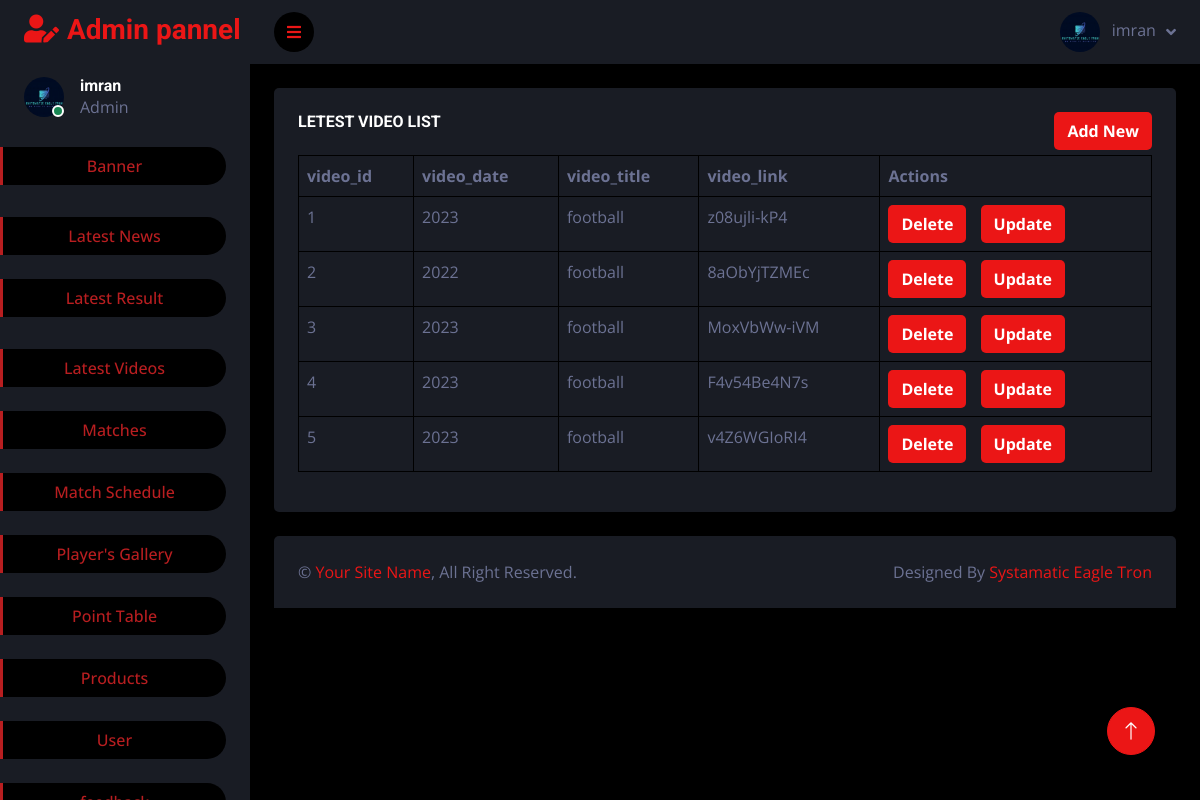
The page /latest_video.php (signed in) on the database its author committed.
### tables this page shows
CREATE TABLE IF NOT EXISTS `latest_video` (
  `video_id` int(11) NOT NULL AUTO_INCREMENT,
  `video_date` varchar(226) NOT NULL,
  `video_title` varchar(226) NOT NULL,
  `video_link` varchar(226) NOT NULL,
  PRIMARY KEY (`video_id`)
);

### latest_video.php (the view, shortened to what this page needs)
<?php
include('header.php');
?>
            <div class="container-fluid pt-4 px-4">
            <div class="col-sm-10 col-xl-12">
                        <div class="bg-secondary rounded h-100 p-4">
                            <div class="table-responsive">
                            <a href="video_add.php"><button style="background-color:#EB1616;font-weight:bolder;color:white;float:right;margin-bottom:5px;" class="btn">Add New</button></a>
                            <h6 class="mb-4">LETEST VIDEO LIST</h6>
                        <div class="table-responsive">
                            <table class="table table-bordered">
                                <thead>
                                    <tr>
                                        <th scope="col">video_id</th>
                                        <th scope="col">video_date</th>
                                        <th scope="col">video_title</th>
                                        <th scope="col">video_link</th>
                                        <th scope="col">Actions</th>
                                    </tr>
                                </thead>
                                <tbody>
                                    <tr>
                                    <?php
$sqlq=mysqli_query($con,"SELECT * from `latest_video`" );
 while( $st=mysqli_fetch_array($sqlq)){
?>
                                        <td scope="row"><?php echo $st['video_id'] ?></td>
                                        <td><?php echo $st['video_date'] ?></td>
                                        <td><?php echo $st['video_title'] ?></td>
                                        <td><?php echo $st['video_link'] ?></td>
                                        <td>
                                      <a href="latest_video.php?del&delete_id=<?php echo $st['video_id']?>"> <button style="background-color:#EB1616;font-weight:bolder;color:white; margin-right:10px;" class="btn">Delete</button></a>
                                        <a href="video_update.php?up&update_id=<?php echo $st['video_id'] ?>"><button style="background-color:#EB1616;font-weight:bolder;color:white;" class="btn">Update</button></a></td>
                                    </tr>
                        <?php
                    }
                        ?>
                                </tbody>
                            </table>
                            </div>
                            </div>
                        </div>
                    </div>
            </div>
            <?php
include('footer.php');
?>

### header.php (shortened to what this page needs)
<?php
include('config.php');
?>
<!DOCTYPE html>
<html lang="en">
<head>
    <link href="https://cdnjs.cloudflare.com/ajax/libs/font-awesome/5.10.0/css/all.min.css" rel="stylesheet">
    <link href="https://cdn.jsdelivr.net/npm/bootstrap-icons@1.4.1/font/bootstrap-icons.css" rel="stylesheet">
    <link href="lib/owlcarousel/assets/owl.carousel.min.css" rel="stylesheet">
    <link href="lib/tempusdominus/css/tempusdominus-bootstrap-4.min.css" rel="stylesheet" />
    <link href="css/bootstrap.min.css" rel="stylesheet">
    <link href="css/style.css" rel="stylesheet">
</head>
<body>
    <div class="container-fluid position-relative d-flex p-0">
        <?php
               $set = mysqli_query($con,"SELECT * FROM admin");
               $set1 = mysqli_fetch_array($set);
               ?>
        <div class="sidebar pe-4 pb-3">
            <nav class="navbar bg-secondary navbar-dark">
                <a href="index.html" class="navbar-brand mx-4 mb-3">
                    <h3 class="text-primary"><i class="fa fa-user-edit me-2"></i>Admin pannel</h3>
                </a>
                <div class="d-flex align-items-center ms-4 mb-4">
                    <div class="position-relative">
                        <img class="rounded-circle" src="<?php echo $set1['admin_img']?>" alt="" style="width: 40px; height: 40px;">
                        <div class="bg-success rounded-circle border border-2 border-white position-absolute end-0 bottom-0 p-1"></div>
                    </div>
                    <div class="ms-3">
                        <h6 class="mb-0"><?php echo $set1['admin_name']?></h6>
                        <span>Admin</span>
                    </div>
                </div>
                <div class="navbar-nav w-100">
                    <a href="main.php" class="nav-item nav-link active mt-1 text-center">Banner</a><br>
                    <a href="latest_news.php" class="nav-item nav-link active mt-2 text-center">Latest News</a><br>
                    <a href="latest_result.php" class="nav-item nav-link active text-center">Latest Result</a><br>
                    <a href="latest_video.php" class="nav-item nav-link active mt-2 text-center">Latest Videos</a><br>
                    <a href="match.php" class="nav-item nav-link active text-center">Matches</a><br>
                    <a href="match_shedule.php" class="nav-item nav-link active text-center">Match Schedule</a><br>
                    <a href="player_gallery.php" class="nav-item nav-link active text-center">Player's Gallery</a><br>
                    <a href="point_table.php" class="nav-item nav-link active text-center">Point Table</a><br>
                    <a href="products.php" class="nav-item nav-link active text-center">Products</a><br>
                    <a href="user.php" class="nav-item nav-link active text-center">User</a><br>
                    <a href="feedback.php" class="nav-item nav-link active text-center">feedback</a>
                </div>
            </nav>
        </div>
        <div class="content">
            <nav class="navbar navbar-expand bg-secondary navbar-dark sticky-top px-4 py-0">
                <a href="#" class="sidebar-toggler flex-shrink-0">
                    <i class="fa fa-bars"></i>
                </a>
                <div class="navbar-nav align-items-center ms-auto">
                       <?php
                       $sqlq=mysqli_query($con,"SELECT * from `admin`" );
 ?>
                    <div class="nav-item dropdown">
                        <a href="#" class="nav-link dropdown-toggle" data-bs-toggle="dropdown">
                            <img class="rounded-circle me-lg-2" src="<?php echo $set1['admin_img']?>" alt="" style="width: 40px; height: 40px;">
                            <span class="d-none d-lg-inline-flex"><?php echo $set1['admin_name']?></span>
                        </a>
                    </div>
                </div>
            </nav>

### css/style.css (style rules this page uses)
:root { --primary: #b81e20; --secondary: #191C24; --light: #6C7293; --dark: #000000; }
.btn { transition: .5s; }
.sidebar { position: fixed; top: 0; left: 0; bottom: 0; width: 250px; height: 100vh; overflow-y: auto; background: var(--secondary); transition: 0.5s; z-index: 999; }
.content { margin-left: 250px; min-height: 100vh; background: var(--dark); transition: 0.5s; }
@media (min-width: 992px) { .sidebar { margin-left: 0; } }
@media (min-width: 992px) { .content { width: calc(100% - 250px); } }
.sidebar .navbar .navbar-nav .nav-link { padding: 7px 20px; color: var(--light); font-weight: 500; border-left: 3px solid var(--secondary); border-radius: 0 30px 30px 0; outline: none; }
.sidebar .navbar .navbar-nav .nav-link:hover, .sidebar .navbar .navbar-nav .nav-link.active { color: var(--primary); background: var(--dark); border-color: var(--primary); }
.content .navbar .navbar-nav .nav-link { margin-left: 25px; padding: 12px 0; color: var(--light); outline: none; }
.content .navbar .sidebar-toggler, .content .navbar .navbar-nav .nav-link i { width: 40px; height: 40px; display: inline-flex; align-items: center; justify-content: center; background: var(--dark); border-radius: 40px; }
.content .navbar .dropdown-toggle::after { margin-left: 6px; vertical-align: middle; border: none; content: "\f107"; font-family: "Font Awesome 5 Free"; font-weight: 900; transition: .5s; }

### rows shown on the page
latest_video: video_id "1", video_date "2023", video_title "football", video_link "z08ujli-kP4"
latest_video: video_id "2", video_date "2022", video_title "football", video_link "8aObYjTZMEc"
latest_video: video_id "3", video_date "2023", video_title "football", video_link "MoxVbWw-iVM"
latest_video: video_id "4", video_date "2023", video_title "football", video_link "F4v54Be4N7s"
latest_video: video_id "5", video_date "2023", video_title "football", video_link "v4Z6WGIoRI4"

### other values the page prints
$set1['admin_name'] "imran"
